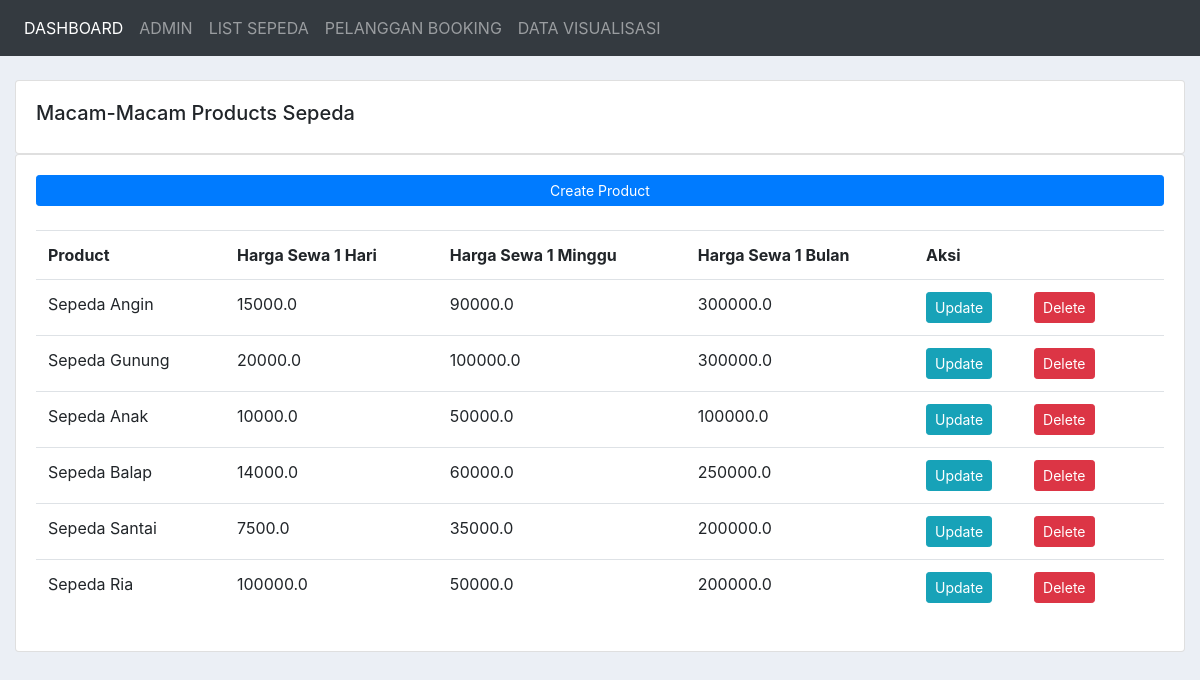
Screenshot of /products/ with the database file from the repository.
### accounts/models.py (models this page shows, shortened)
class Product(models.Model):
	name = models.CharField(max_length=200, null=True)
	price = models.FloatField(null=True)
	priceweek = models.FloatField(null=True)
	pricemonth = models.FloatField(null=True)
	stok = models.FloatField(null=True)
	date_created = models.DateTimeField(auto_now_add=True, null=True)

### accounts/views.py (the view)
# urls.py: path('products/', views.products, name='products'),
def products(request):
	products = Product.objects.all()
	return render(request, 'accounts/products.html', {'products':products})

### accounts/templates/accounts/products.html
{%  extends 'accounts/main.html' %}
{% block content %}
		<br>
		<div class="row">
			<div class="col-md">
				<div class="card card-body">
					<h5>Macam-Macam Products Sepeda</h5>
				</div>
				<div class="card card-body">
				<a class="btn btn-primary  btn-sm btn-block" href="{% url 'create_product' %}" >Create Product</a>
				<br>
					<table class="table">
						<tr>
							<th>Product</th>
							<th>Harga Sewa 1 Hari</th>
							<th>Harga Sewa 1 Minggu</th>
							<th>Harga Sewa 1 Bulan</th>
							<th>Aksi</th>
						</tr>
						{% for prod in products %}
							<tr>
								<td>{{prod.name}}</td>
								<td>{{prod.price}}</td>
								<td>{{prod.priceweek}}</td>
								<td>{{prod.pricemonth}}</td>
								<td><a class="btn btn-sm btn-info" href="{% url 'update_prod' prod.id %}">Update</a><a style="color:white">aaa<</a>
								<a class="btn btn-sm btn-danger" href="{% url 'delete_prod' prod.id %}">Delete</a></td>
							</tr>
						{% endfor %}
					</table>
				</div>
			</div>
		</div>
{% endblock content %}

### static/css/main.css (style rules this page uses)
body { background-color: #ebeff5; }

### rows the page displays
Product: name "Sepeda Angin", price "15000.0", priceweek "90000.0", pricemonth "300000.0"
Product: name "Sepeda Gunung", price "20000.0", priceweek "100000.0", pricemonth "300000.0"
Product: name "Sepeda Anak", price "10000.0", priceweek "50000.0", pricemonth "100000.0"
Product: name "Sepeda Balap", price "14000.0", priceweek "60000.0", pricemonth "250000.0"
Product: name "Sepeda Santai", price "7500.0", priceweek "35000.0", pricemonth "200000.0"
Product: name "Sepeda Ria", price "100000.0", priceweek "50000.0", pricemonth "200000.0"
